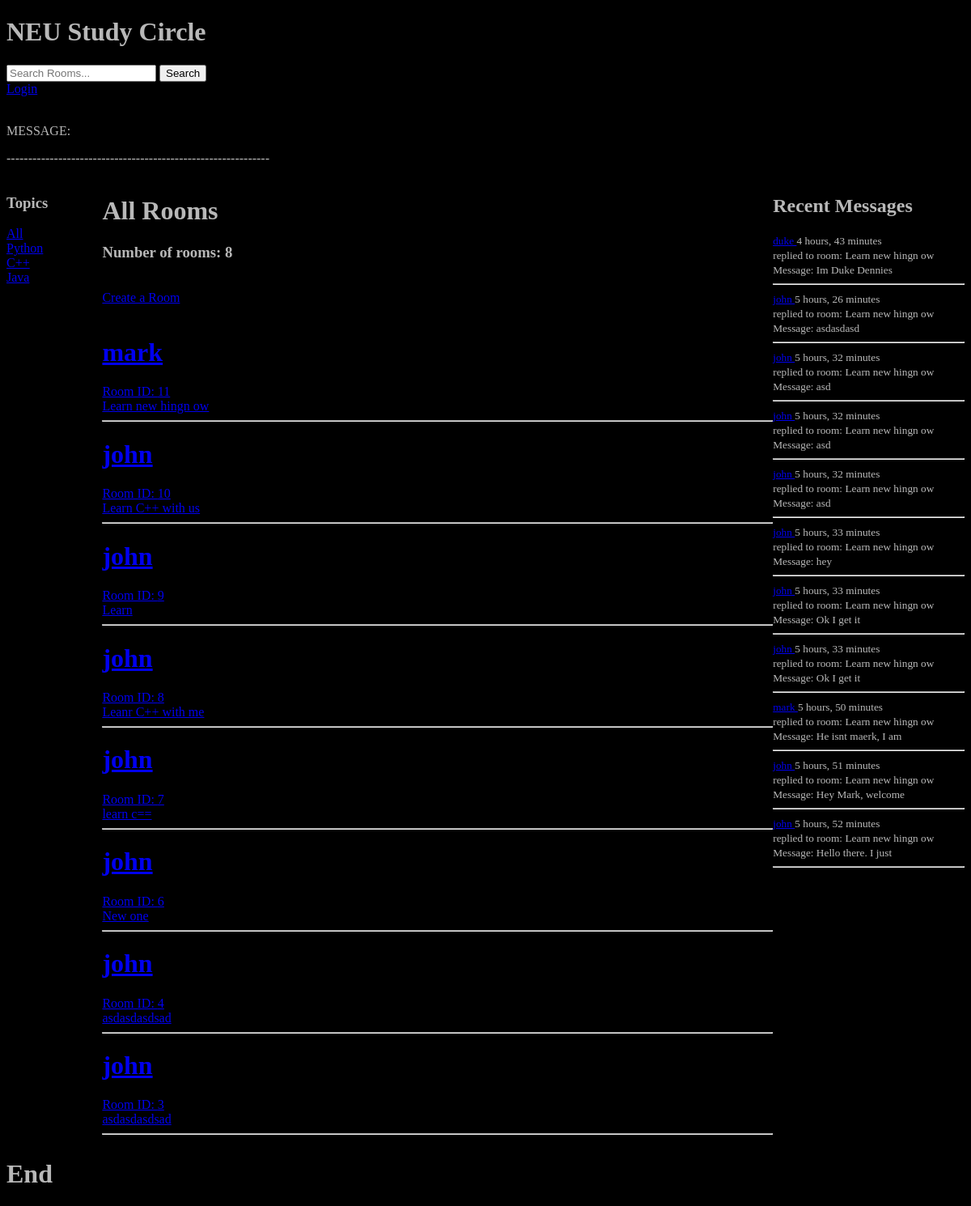
Before: / with the older database file.
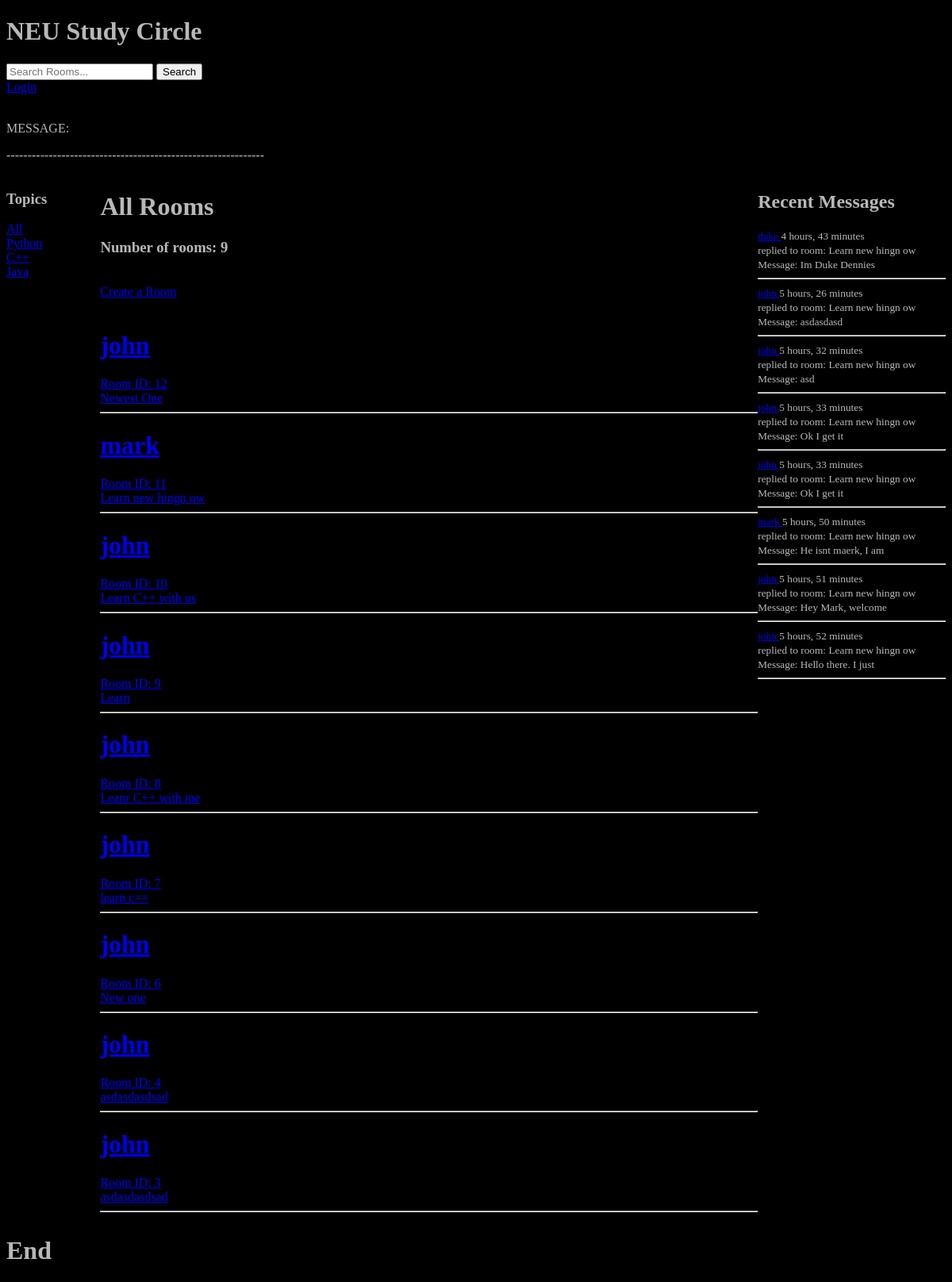
After: the same page with the newer database file.
### main/models.py (models this page shows, shortened)
class Topic(models.Model):
    name = models.CharField(max_length=200)

class Room(models.Model):
    host = models.ForeignKey(User, on_delete=models.SET_NULL, null=True)
    topic = models.ForeignKey(Topic, on_delete=models.SET_NULL, null=True)
    header = models.CharField(max_length=200)
    description = models.TextField(null=True, blank=True)
    participants = models.ManyToManyField(User, related_name='participants', blank=True)
    created = models.DateTimeField(auto_now_add=True)
    updated = models.DateTimeField(auto_now=True)
    class Meta:
        ordering = ['-created']
    def __str__(self):
        return str(self.header)

class Message(models.Model):
    user = models.ForeignKey(User, on_delete=models.CASCADE)
    room = models.ForeignKey(Room, on_delete=models.CASCADE)
    body = models.TextField()
    created = models.DateTimeField(auto_now_add=True)
    updated = models.DateTimeField(auto_now=True)
    class Meta:
        ordering = ['-created', '-created']
    def __str__(self):
        return str(self.body[0:20])

### main/views.py (the view)
# urls.py: path('', views.home, name="home"),
def home(req):
    query = req.GET.get('query') if req.GET.get('query') != None else ''
    rooms = Room.objects.filter(
        Q(topic__name__icontains=query) |
        Q(header__icontains=query) |
        Q(description__icontains=query)
    )
    topics = Topic.objects.all()
    room_messages = Message.objects.filter(Q(room__topic__name__icontains=query))
    print('==================\n', room_messages)
    context = {
        'rooms': rooms,
        'topics':topics,
        'numOfRooms': rooms.count(),
        'room_messages': room_messages
    }
    return render(req, 'home.html', context)

### main/templates/home.html
{% extends 'encasplator.html' %}
{% block content %}
<div style="display: grid; grid-template-columns: 1fr 7fr 2fr;" >
    <div style="width: 100px;">
        {% include 'topics.html' %}
    </div>
    <div>
        <h1>All Rooms</h1>
        <h3>Number of rooms: {{numOfRooms}}</h3>
        <br>
        <a href="{% url 'create_room' %}">Create a Room</a>
        <br>
        <br>
        {% include 'feed.html' %}
    </div>
    <div>
        {% include 'activity.html' %}
    </div>
</div>
{% endblock %}

### main/templates/topics.html
<h3>Topics</h3>
<a href="{% url 'home' %}">All</a>
<br>
{% for topic in topics %}
    <a href="{% url 'home'  %}?query={{topic.name}}">{{topic.name}}</a>
    <br>
{% endfor %}

### main/templates/feed.html (shortened to what this page needs)
{% for room in rooms %}
<h1><a href="{% url 'profile' room.host.id %}">{{room.host.username}}</a></h1>
<a href="room/{{room.id}}">
     <div>Room ID: {{room.id}}</div>
     <div>{{room.header}}</div>
</a>
 <hr>
{% endfor %}

### main/templates/activity.html (shortened to what this page needs)
<h2>Recent Messages</h2>
{% for message in room_messages %}
<div>
    <small><a href="{% url 'profile' message.user.id %}">{{message.user}} </a>
        {{message.created|timesince}}</small>
    <br>
    <small>replied to room: {{message.room}}</small>
    <br>
    <small>Message: {{message}}</small>
    <br>
</div>
<hr>
{% endfor %}

Changed rows visible on the page:
removed Message: user "john", created "5 hours, 32 minutes", room "Learn new hingn ow", body "asd"
removed Message: user "john", created "5 hours, 32 minutes", room "Learn new hingn ow", body "asd"
removed Message: user "john", created "5 hours, 33 minutes", room "Learn new hingn ow", body "hey"
added Room: host.username "john", id "12", header "Newest One"
Other visible differences:
{{ numOfRooms }}: "8" → "9"
